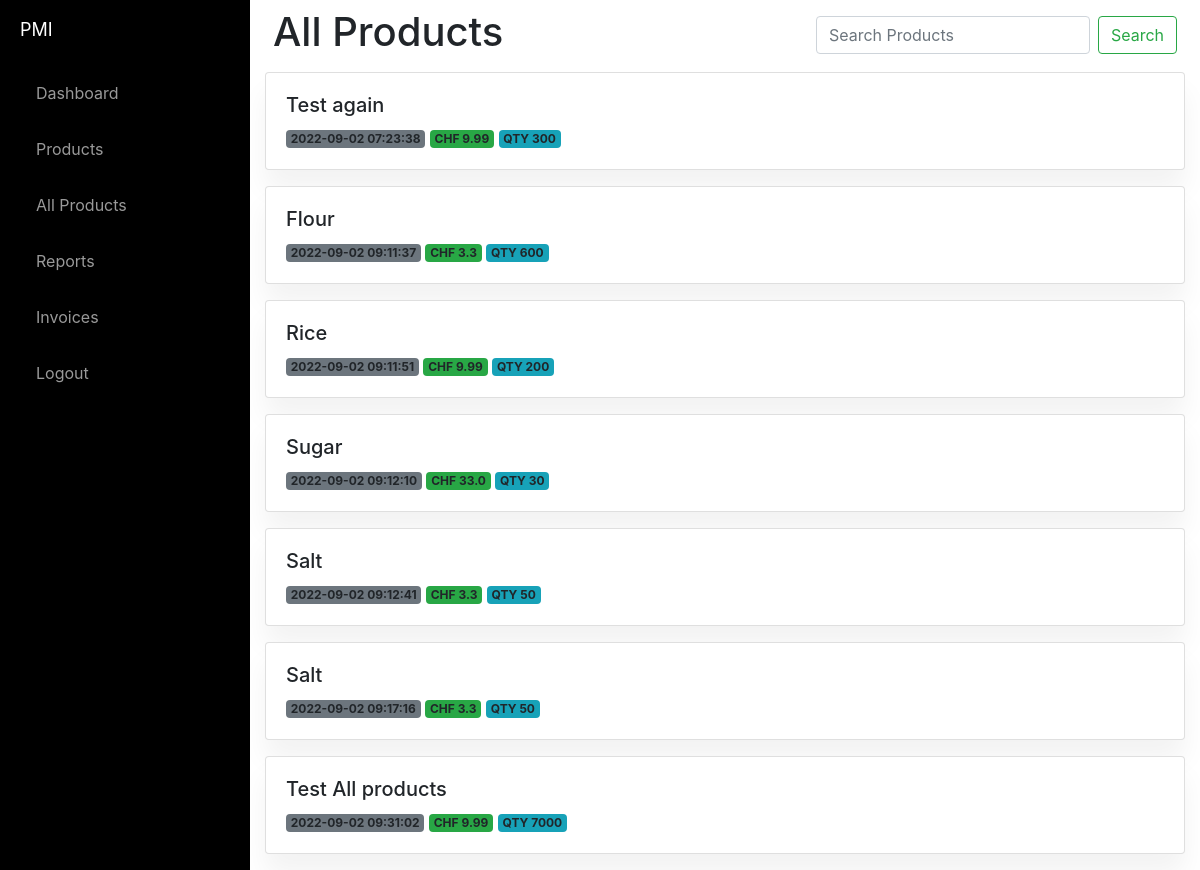
Page /products (signed in) on the earlier database version.
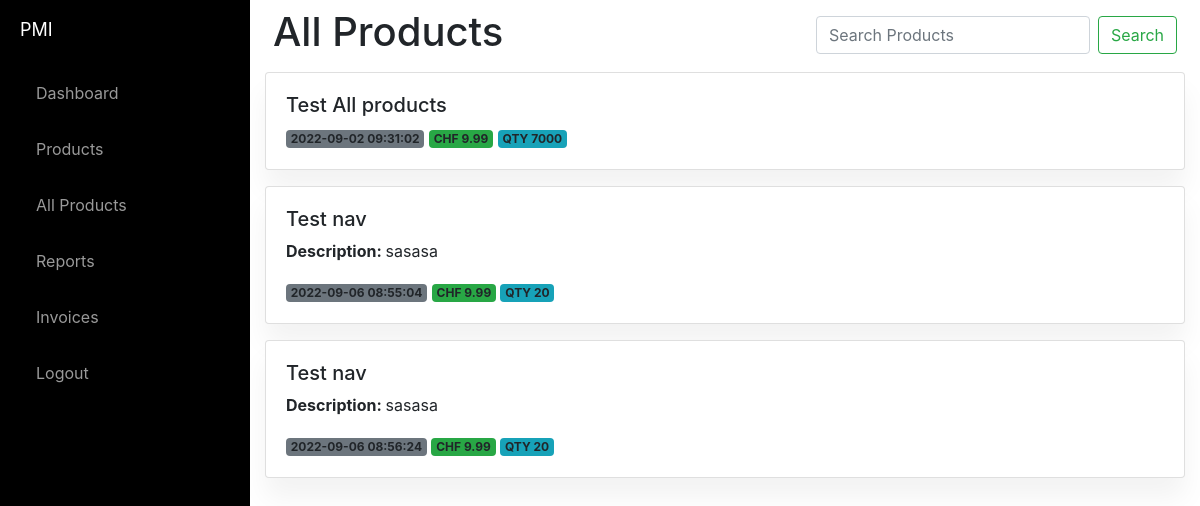
Same page on the later database version.
### website/models.py (models this page shows)
class Product(db.Model):
    id = db.Column(db.Integer, primary_key=True)
    product_name = db.Column(db.String(150))
    description = db.Column(db.String(10000))
    price = db.Column(db.Float)
    qty = db.Column(db.Integer)
    date = db.Column(db.DateTime(timezone=True), default=func.now())
    user_id = db.Column(db.Integer, db.ForeignKey('user.id'))

### website/views.py (the view)
@views.route('/products')
@login_required
def products():
    products = Product.query.all()
    return render_template("products.html", products=products, user=current_user)

### website/templates/products.html (shortened to what this page needs)
{% extends "base.html" %} {% block title %}Products{% endblock %} {% block content%}
<div class="d-flex">
    <div class="p-2">
        <h1>All Products</h1>
    </div>
    <div class="ml-auto p-2">
        <form class="form-inline my-2 my-lg-10 ">
            <input class="form-control mr-sm-2" type="search" placeholder="Search Products" aria-label="Search">
            <button class="btn btn-outline-success my-2 my-sm-0" type="submit">Search</button>
        </form>
    </div>
</div>
{% for product in products %}
<div class="card mb-3">
    <div class="card-body">
        <div class="d-flex flex-column flex-lg-row">
            <div class="row flex-fill">
                <div class="col-sm-5 ">
                    {% if product.product_name %}<h4 class="h5">{{ product.product_name }}</h4>{% endif %}
                    {% if product.description %}<p class="p"> <strong>Description: </strong> {{ product.description }}</p>{% endif %}
                    {% if product.date %} <span class="badge bg-secondary">{{ product.date }}</span> {% endif %}
                    {% if product.price %}<span class="badge bg-success">CHF {{ product.price}}</span>{% endif %}
                    {% if product.qty %}<span class="badge bg-info">QTY {{ product.qty}}</span>{% endif %}
                </div>
            </div>
        </div>
    </div>
</div>
{% endfor %}
{% endblock %}

### website/templates/base.html (shortened to what this page needs)
<!DOCTYPE html>
<html lang="en">
<head>
  <link rel="stylesheet" href="../static/index.css">
  <link rel="stylesheet" href="https://stackpath.bootstrapcdn.com/bootstrap/4.4.1/css/bootstrap.min.css"
 />
  <link rel="stylesheet" href="https://stackpath.bootstrapcdn.com/font-awesome/4.7.0/css/font-awesome.min.css"
 />
</head>
{% if user.is_authenticated %}
<body>
  <div id="wrapper">
    <div id="sidebar-wrapper">
      <ul class="sidebar-nav">
        <li class="sidebar-brand">
          <a href="/">
            PMI
          </a>
        </li>
        <li>
          <a class="nav-item nav-link" id="dashboard" href="/dashboard">Dashboard</a>
        </li>
        <li>
          <a class="nav-item nav-link" id="home" href="/">Products</a>
        </li>
        <li>
          <a class="nav-item nav-link" id="products" href="/products">All Products</a>
        </li>
        <li>
          <a class="nav-item nav-link" id="reports" href="/reports">Reports</a>
        </li>
        <li>
          <a class="nav-item nav-link" id="invoices" href="/invoices">Invoices</a>
        </li>
        <li>
          <a class="nav-item nav-link" id="logout" href="/logout">Logout</a>
        </li>
  {% endif %}
  </div>
  <div class="container">{% block content %} {% endblock %}</div>
</body>
</html>

### website/static/index.css (style rules this page uses)
body { background:#eee; }
body { overflow-x: hidden; }
#wrapper { padding-left: 0; -webkit-transition: all 0.5s ease; -moz-transition: all 0.5s ease; -o-transition: all 0.5s ease; transition: all 0.5s ease; }
#sidebar-wrapper { z-index: 1000; position: fixed; left: 250px; width: 0; height: 100%; margin-left: -250px; overflow-y: auto; background: #000; -webkit-transition: all 0.5s ease; -moz-transition: all 0.5s ease; -o-transition: all 0.5s ease; transition: all 0.5s ease; }
.sidebar-nav { position: absolute; top: 0; width: 250px; margin: 0; padding: 0; list-style: none; }
.sidebar-nav li { text-indent: 20px; line-height: 40px; }
.sidebar-nav li a { display: block; text-decoration: none; color: #999999; }
.sidebar-nav > .sidebar-brand { height: 65px; font-size: 18px; line-height: 60px; }
.sidebar-nav > .sidebar-brand a { color: #999999; }
@media (min-width:768px) { #wrapper { padding-left: 250px; } }
@media (min-width:768px) { #sidebar-wrapper { width: 250px; } }
.card { box-shadow: 0 20px 27px 0 rgb(0 0 0 / 5%); }
.card { position: relative; display: flex; flex-direction: column; min-width: 0; word-wrap: break-word; background-color: #fff; background-clip: border-box; border: 0 solid rgba(0,0,0,.125); border-radius: 1rem; }
.card-body { -webkit-box-flex: 1; -ms-flex: 1 1 auto; flex: 1 1 auto; padding: 1.5rem 1.5rem; }

Differences in the rows shown:
removed Product: product_name "Test again", date "2022-09-02 07:23:38", price "9.99", qty "300"
removed Product: product_name "Flour", date "2022-09-02 09:11:37", price "3.3", qty "600"
removed Product: product_name "Rice", date "2022-09-02 09:11:51", price "9.99", qty "200"
removed Product: product_name "Sugar", date "2022-09-02 09:12:10", price "33.0", qty "30"
removed Product: product_name "Salt", date "2022-09-02 09:12:41", price "3.3", qty "50"
removed Product: product_name "Salt", date "2022-09-02 09:17:16", price "3.3", qty "50"
added Product: product_name "Test nav", description "sasasa", date "2022-09-06 08:55:04", price "9.99", qty "20"
added Product: product_name "Test nav", description "sasasa", date "2022-09-06 08:56:24", price "9.99", qty "20"
